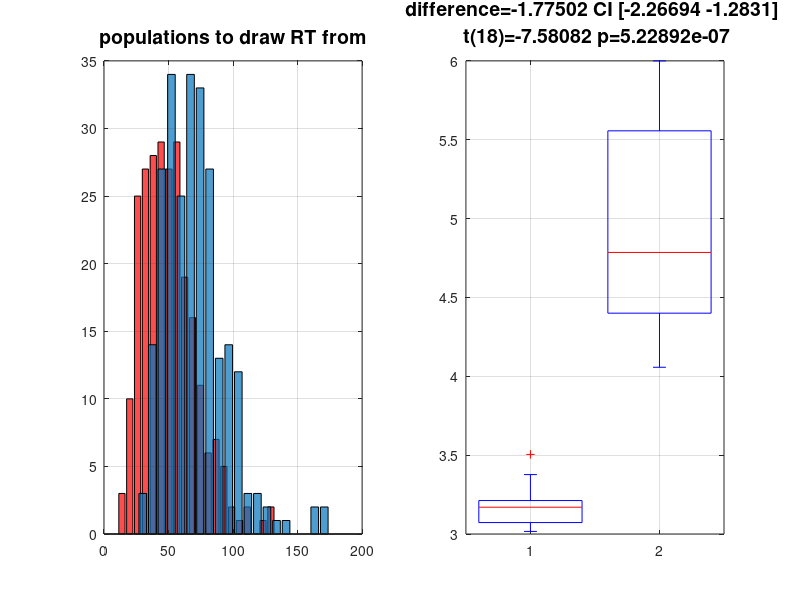

Recreate this plot in MATLAB. (Note: this script raises an error after producing the figure.)
% variable impulse vs variable epoch model
% this simulation is designed to explore the effect
% of variable epoch lenghth not only on a voxel where
% this effect exist but also on a voxel where it doesn't
% and we look if there is a better trade off in terms in
% modelling so that we can detect well both types and still
% make inferences about which one has variable epoch using
% derivative information
% ------------------------
% Cyril Pernet 23-07-2014

% RT distribution -- we take here RT for decisions which are 'easy'
% ie relatively fast, in the order of 1 to 2 sec
N = 500;
RT_condition1 = NaN(1,N);
RT_condition2 = NaN(1,N);
 for event = 1:N % draw 100 random data from a gamma distribution
    if mod(event,2) == 0
    RT_condition1(event) = gamrnd(5,10);
    else
    RT_condition2(event) = gamrnd(5,10) +20; % cond1/cond2 differ 
    end
end
RT_condition1(isnan(RT_condition1))=[];
RT_condition2(isnan(RT_condition2))=[];
figure; 
set(gcf,'Color','w','InvertHardCopy','off', 'units','normalized', ...
    'outerposition',[0 0 1 1])
subplot(1,2,1);
[h1,x1]=hist(RT_condition1,20);
[h2,x2]=hist(RT_condition2,20);
bar(x1, h1, 'r'); hold on; bar(x2, h2);
h=findobj(gca, 'Type', 'patch');
set (h, 'FaceAlpha', 0.7); grid on
title('populations to draw RT from','FontSize',14);
% rescale to maximum 6 
Scale = max([RT_condition1 RT_condition2])/6; 
RT_condition1 = RT_condition1./Scale;
RT_condition2 = RT_condition2./Scale;
% cut data from 3 and keep only 10 data points
RT_condition1(RT_condition1<3) = [];
RT_condition1 = sort(RT_condition1);
RT_condition1 = RT_condition1(1:10);
RT_condition2(RT_condition2<1) = [];
RT_condition2 = sort(RT_condition2,'descend');
RT_condition2 = RT_condition2(1:10);
% check we have nice differences between conditions
subplot(1,2,2);boxplot([RT_condition1' RT_condition2'])
[H,P,CI,STATS] = ttest2(RT_condition1,RT_condition2);
D = mean(RT_condition1)-mean(RT_condition2);
title(sprintf('difference=%g CI [%g %g] \n t(%g)=%g p=%g' ...
    ,D,CI(1),CI(2),STATS.df,STATS.tstat,P),'FontSize',14);
grid on; 

%% BOLD simulation
% now make 2 voxels with 2 conditions
% voxel 1 duration = 0 
% voxel 2 duration = RT 
% note that for ease of interpretation 
% I work using the super-sampled design 

% hemodynamic response function
% hrf model using SPM function 
% --------------------------- 
xBF.dt = 0.5;
xBF.name = 'hrf (with time and dispersion derivative)'; 
xBF.length = 32; % over a 20 sec window 
xBF.order = 1; 
xBF.T = 30;
xBF = spm_get_bf(xBF);
xBF.UNITS = 'secs';

% make different BOLD data
scale1 = detrend(RT_condition1,'constant').*100;
scale1 = abs(scale1 ./ min(scale1)) ; % stimulus intensity 
scale2 = detrend(RT_condition2,'constant').*100;
scale2 = abs(scale2 ./ min(scale2));
onsets = [1 31 81 93 161 201 218 291 321 361];
duration = round(mean([RT_condition1 RT_condition2])*2); 
Y1 = zeros(500,1); % condition 1, with 0ms duration
Y2 = zeros(500,1); % condition 2, with 0ms duration 
                   % but we have intensity differences proportional to RT
Y3 = zeros(500,1); % condition 2, with 0ms duration
Y4 = zeros(500,1); % condition 2, with RT duration
X1 = zeros(500,1); % model of event 
X2 = zeros(500,1); % model of blocks of mean RT
X3 = zeros(500,1); % model of blocks of RT condition 1
X4 = zeros(500,1); % model of blocks of RT condition 2
for i=1:10
    Y1(onsets(i)) = scale1(i); % finite impulse of different intensities
    Y2(onsets(i)) = scale2(i) ; 
    X1(onsets(i)) = 1; % design matrix with stim onset
    X2(onsets(i):(onsets(i)+duration-1)) = 1; % design matrix with stim onset
    stop = onsets(i) + round(RT_condition1(i)*2) -1;
    Y3(onsets(i):stop) = 1; % epoch = RT
    X3(onsets(i):stop) = 1;
    stop = onsets(i) + round(RT_condition2(i)*2) -1;
    Y4(onsets(i):stop) = 1; % epoch = RT
    X4(onsets(i):stop) = 1;
end 
Y1 = conv(Y1+randn(500,1)./10,xBF.bf(:,1)); Y1 = Y1(1:400)+100;
Y2 = conv(Y2+randn(500,1)./10,xBF.bf(:,1)); Y2 = Y2(1:400)+100;
Y3 = conv(Y3,xBF.bf(:,1))+conv(rand(500,1),xBF.bf(:,1)); Y3 = Y3(1:400)+100;
Y4 = conv(Y4,xBF.bf(:,1))+conv(rand(500,1),xBF.bf(:,1)); Y4 = Y4(1:400)+100;
figure; subplot(2,1,1);
plot(Y1,'LineWidt',2); hold on; plot(Y2,'r','LineWidt',2);
grid on; title('Neural Intensity difference model'); subplot(2,1,2);
plot(Y3,'LineWidt',2); hold on; plot(Y4,'k','LineWidt',2); 
                                 % what is evident from this is that the 
                                 % variable epoch not only give different 
                                 % intensities but also dynamic
grid on; title('Neural duration difference model');

%% data modelling
% data modelling
% for simplicity - assume Y1/Y2 are the same voxel and we fit X to it
% same for Y3/Y4 ; it just easier to see data fit when done individually
% the mean RT blocks + paramtetric model comes from Munford & Poldrack 2014
% Adjusting mean activation for reaction time effects in BOLD fMRI
% which was presented ath the OHBM conference

%% model data for a voxel with intensity change
Y = [Y1 ; Y2];
SStotal = norm(Y-mean(Y)).^2;
[~,~,~,stat]=ttest2(Y2,Y1);

% -> clearly for a voxel where only intensity changes, model 2 doesn't work
% -> model 3 (hrf + parametric) is a priori the best
% -> using mean RT will not work (although here is is mean to roughly
% follow by using intensities that are correlated with duration)
% -> the question is how mean RT + parametric using BF to accomodate the
% mismatch is going to behave

% model 1: GLM with FIR convolved by the hfr only
x1 = conv(X1,xBF.bf(:,1)); x1 = x1(1:400)+100;
X = [[x1;zeros(400,1)] [zeros(400,1);x1] ones(800,1)];
b = pinv(X)*Y; 
Yhat = X*b;
SSeffect = norm(Yhat-mean(Yhat)).^2;
R2 = SSeffect / SStotal;
P = X*pinv(X); % H matrix 
R = eye(size(Y,1)) - P; 
variance = ((R*Y)'*(R*Y)) / (size(Y,1)-rank(X));
C = [-1 1 0]; % contrast for condition 2 > condition 1
T_con = (C*b) ./ sqrt(variance.*(C*pinv(X'*X)*C')); % T value
p_con = 2*(1-spm_Tcdf(T_con, (size(Y,1)-rank(X)))); 
figure ; set(gcf,'Color','w','InvertHardCopy','off', ...
    'units','normalized','outerposition',[0 0 1 1])
subplot(3,1,1); 
plot(Y1,'LineWidth',2); hold on
plot(Yhat(1:400),'--','LineWidth',2); 
plot(Y2,'r','LineWidth',2); 
plot(Yhat(401:end),'--r','LineWidth',2); grid on; axis tight
D = mean(Y1-Y2);
Dhat = mean(Yhat(1:400)-Yhat(401:end));
Difference_real_model = D-Dhat;
title(sprintf('fixed event model: R2=%g diff data model =%g C1 vs C2 t real=%g t model=%g',R2,Difference_real_model,stat.tstat,T_con))

% model 2: GLM with RT convolved by the hfr only (= variable epoch model)
x1 = conv(X3,xBF.bf(:,1)); x1 = x1(1:400)+100;
x2 = conv(X4,xBF.bf(:,1)); x2 = x2(1:400)+100;
X = [[x1;zeros(400,1)] [zeros(400,1);x2] ones(800,1)];
b = pinv(X)*Y; 
Yhat = X*b;
SSeffect = norm(Yhat-mean(Yhat)).^2;
R2 = SSeffect / SStotal;
P = X*pinv(X); % H matrix 
R = eye(size(Y,1)) - P; 
variance = ((R*Y)'*(R*Y)) / (size(Y,1)-rank(X));
C = [-1 1 0]; % contrast for condition 2 > condition 1
T_con = (C*b) ./ sqrt(variance.*(C*pinv(X'*X)*C')); % T value
p_con = 2*(1-spm_Tcdf(T_con, (size(Y,1)-rank(X)))); 
subplot(3,1,2); 
plot(Y1,'LineWidth',2); hold on
plot(Yhat(1:400),'--','LineWidth',2); 
plot(Y2,'r','LineWidth',2); 
plot(Yhat(401:end),'--r','LineWidth',2); grid on; axis tight
D = mean(Y1-Y2);
Dhat = mean(Yhat(1:400)-Yhat(401:end));
Difference_real_model = D-Dhat;
title(sprintf('variable epoch model: R2=%g diff data model =%g C1 vs C2 t real=%g t model=%g',R2,Difference_real_model,stat.tstat,T_con))

% model 3: GLM with FIR + PM regressors convolved by the hfr only 
% (= variable impulse model)
x1 = conv(X1,xBF.bf(:,1)); x1 = x1(1:400)+100;
x2 = X1; x2(X1==1) = detrend(RT_condition1,'constant'); % mean center RT
x2 = conv(x2,xBF.bf(:,1)); x2 = x2(1:400)+100;
XPM1 = spm_orth([x1 x2]); % x with parameteric modulation for Y1
x2 = X1; x2(X1==1) = detrend(RT_condition2,'constant'); 
x2 = conv(x2,xBF.bf(:,1)); x2 = x2(1:400)+100;
XPM2 = spm_orth([x1 x2]); % x with parameteric modulation for Y2
X = [[XPM1;zeros(400,2)] [zeros(400,2);XPM2] ones(800,1)];
b = pinv(X)*Y; 
Yhat = X*b;
SSeffect = norm(Yhat-mean(Yhat)).^2;
R2 = SSeffect / SStotal;
P = X*pinv(X); % H matrix 
R = eye(size(Y,1)) - P; 
variance = ((R*Y)'*(R*Y)) / (size(Y,1)-rank(X));
C = [-1 0 1 0 0]; % contrast for condition 2 > condition 1
T_con = (C*b) ./ sqrt(variance.*(C*pinv(X'*X)*C')); % T value
subplot(3,1,3); 
plot(Y1,'LineWidth',2); hold on; 
plot(Y2,'r','LineWidth',2); 
plot(Yhat(1:400),'--','LineWidth',2);
plot(Yhat(401:end),'--r','LineWidth',2); grid on; axis tight
D = mean(Y1-Y2);
Dhat = mean(Yhat(1:400)-Yhat(401:end));
Difference_real_model = D-Dhat;
title(sprintf('event + parametric model: R2=%g diff data model =%g C1 vs C2 t real=%g t model=%g ',R2,Difference_real_model,stat.tstat,T_con))

% let's gain a little insight of how the parametric model works
figure ; 
set(gcf,'Color','w','InvertHardCopy','off', 'units','normalized',...
    'outerposition',[0 0 1 1])
subplot(2,1,1);
plot(Y1,'LineWidth',2); hold on
yhat = X(:,[1 5])*b([1 5]);
plot(yhat(1:400),'k','LineWidth',2);
plot(Yhat(1:400),'r','LineWidth',2);
legend('Y1','hrf regressor','hrf+modulation')
grid on; subplot(2,1,2);
plot(Y2,'LineWidth',2); hold on
yhat = X(:,[3 5])*b([3 5]);
plot(yhat(401:end),'k','LineWidth',2);
plot(Yhat(401:end),'r','LineWidth',2);
legend('Y2','hrf regressor','hrf+modulation')
grid on; 

% model 4: GLM with FIR + PM regressors convolved by basis functions
x11 = conv(X1,xBF.bf(:,1)); x11 = x11(1:400)+100;
x12 = conv(X1,xBF.bf(:,2)); x12 = x12(1:400)+100;
x13 = conv(X1,xBF.bf(:,3)); x13 = x13(1:400)+100;
x2 = X1; x2(X1==1) = detrend(RT_condition1,'constant'); % mean center RT
x21 = conv(x2,xBF.bf(:,1)); x21 = x21(1:400)+100;
x22 = conv(x2,xBF.bf(:,2)); x22 = x22(1:400)+100;
x23 = conv(x2,xBF.bf(:,3)); x23 = x23(1:400)+100;
XPM1 = spm_orth([x11 x12 x13 x21 x22 x23]); % x with PM for Y1
x2 = X1; x2(X1==1) = detrend(RT_condition2,'constant'); 
x21 = conv(x2,xBF.bf(:,1)); x21 = x21(1:400)+100;
x22 = conv(x2,xBF.bf(:,2)); x22 = x22(1:400)+100;
x23 = conv(x2,xBF.bf(:,3)); x23 = x23(1:400)+100;
XPM2 = spm_orth([x11 x12 x13 x21 x22 x23]); % x with PM for Y2
X = [[XPM1;zeros(400,6)] [zeros(400,6);XPM2] ones(800,1)];
b = pinv(X)*Y; 
Yhat = X*b;
SSeffect = norm(Yhat-mean(Yhat)).^2;
R2 = SSeffect / SStotal;
P = X*pinv(X); % H matrix 
R = eye(size(Y,1)) - P; 
variance = ((R*Y)'*(R*Y)) / (size(Y,1)-rank(X));
C = [-1 0 0 0 0 0 1 0 0 0 0 0 0]; % contrast for condition 2 > condition 1
T_con = (C*b) ./ sqrt(variance.*(C*pinv(X'*X)*C')); % T value
% note that here really we need a F contrast spanning the BF
figure
set(gcf,'Color','w','InvertHardCopy','off', 'units','normalized',...
    'outerposition',[0 0 1 1])
subplot(3,1,1); 
plot(Y1,'LineWidth',2); hold on; 
plot(Y2,'r','LineWidth',2); 
plot(Yhat(1:400),'--','LineWidth',2);
plot(Yhat(401:end),'--r','LineWidth',2); grid on; axis tight
D = mean(Y1-Y2);
Dhat = mean(Yhat(1:400)-Yhat(401:end));
Difference_real_model = D-Dhat;
title(sprintf('event*BF with parametric*BF model: R2=%g diff data model =%g C1 vs C2 t real=%g t model=%g',R2,Difference_real_model,stat.tstat,T_con))
subplot(3,1,2);
plot(Y1,'LineWidth',2); hold on
yhat = X(:,[1 2 3 13])*b([1 2 3 13]);
plot(yhat(1:400),'k','LineWidth',2);
plot(Yhat(1:400),'r','LineWidth',2);
legend('Y1','BF regressor','BF+modulation')
grid on; subplot(3,1,3);
plot(Y2,'LineWidth',2); hold on
yhat = X(:,[7 8 9 13])*b([7 8 9 13]);
plot(yhat(401:end),'k','LineWidth',2);
plot(Yhat(401:end),'r','LineWidth',2);
legend('Y2','BF regressor','BF+modulation')
grid on;

% model 5: GLM with mean RT + PM regressors convolved by the hfr only
x1 = conv(X2,xBF.bf(:,1)); x1 = x1(1:400)+100;
PM = repmat(detrend(RT_condition1,'constant')',[1,duration])';
x2 = X2; x2(X2==1) = PM(:); % mean center RT
x2 = conv(x2,xBF.bf(:,1)); x2 = x2(1:400)+100;
XPM1 = spm_orth([x1 x2]); % x with parameteric modulation for Y1
PM = repmat(detrend(RT_condition2,'constant')',[1,duration])';
x2 = X2; x2(X2==1) = PM(:); % mean center RT
x2 = conv(x2,xBF.bf(:,1)); x2 = x2(1:400)+100;
XPM2 = spm_orth([x1 x2]); % x with parameteric modulation for Y2
X = [[XPM1;zeros(400,2)] [zeros(400,2);XPM2] ones(800,1)];
b = pinv(X)*Y; 
Yhat = X*b;
SSeffect = norm(Yhat-mean(Yhat)).^2;
R2 = SSeffect / SStotal;
P = X*pinv(X); % H matrix 
R = eye(size(Y,1)) - P; 
variance = ((R*Y)'*(R*Y)) / (size(Y,1)-rank(X));
C = [-1 0 1 0 0]; % contrast for condition 2 > condition 1
T_con = (C*b) ./ sqrt(variance.*(C*pinv(X'*X)*C')); % T value
figure
set(gcf,'Color','w','InvertHardCopy','off', 'units','normalized',...
    'outerposition',[0 0 1 1])
subplot(3,1,1); 
plot(Y1,'LineWidth',2); hold on; 
plot(Y2,'r','LineWidth',2); 
plot(Yhat(1:400),'--','LineWidth',2);
plot(Yhat(401:end),'--r','LineWidth',2); grid on; axis tight
D = mean(Y1-Y2);
Dhat = mean(Yhat(1:400)-Yhat(401:end));
Difference_real_model = D-Dhat;
title(sprintf('mean RT + parametric model: R2=%g diff data model =%g C1 vs C2 t real=%g t model=%g ',R2,Difference_real_model,stat.tstat,T_con))
subplot(3,1,2);
plot(Y1,'LineWidth',2); hold on
yhat = X(:,[1 5])*b([1 5]);
plot(yhat(1:400),'k','LineWidth',2);
plot(Yhat(1:400),'r','LineWidth',2);
legend('Y1','hrf regressor','hrf+modulation')
grid on; subplot(3,1,3);
plot(Y2,'LineWidth',2); hold on
yhat = X(:,[3 5])*b([3 5]);
plot(yhat(401:end),'k','LineWidth',2);
plot(Yhat(401:end),'r','LineWidth',2);
legend('Y2','hrf regressor','hrf+modulation')
grid on; 

% model 6: GLM with mean RT + PM regressors convolved by basis functions 
% adding BF will accomodate well the mismatched durations -- note there is 
% no point to comparing to a fixed event model with BF since there is no
% time shift in those 2 time series
x11 = conv(X2,xBF.bf(:,1)); x11 = x11(1:400)+100;
x12 = conv(X2,xBF.bf(:,2)); x12 = x12(1:400)+100;
x13 = conv(X2,xBF.bf(:,3)); x13 = x13(1:400)+100;
PM = repmat(detrend(RT_condition1,'constant')',[1,duration])';
x2 = X2; x2(X2==1) = PM(:); % mean center RT
x21 = conv(x2,xBF.bf(:,1)); x21 = x21(1:400)+100;
x22 = conv(x2,xBF.bf(:,2)); x22 = x22(1:400)+100;
x23 = conv(x2,xBF.bf(:,3)); x23 = x23(1:400)+100;
XPM1 = spm_orth([x11 x12 x13 x21 x22 x23]); % x with PM for Y1
PM = repmat(detrend(RT_condition2,'constant')',[1,duration])';
x2 = X2; x2(X2==1) = PM(:); % mean center RT
x21 = conv(x2,xBF.bf(:,1)); x21 = x21(1:400)+100;
x22 = conv(x2,xBF.bf(:,2)); x22 = x22(1:400)+100;
x23 = conv(x2,xBF.bf(:,3)); x23 = x23(1:400)+100;
XPM2 = spm_orth([x11 x12 x13 x21 x22 x23]); % x with PM for Y2
X = [[XPM1;zeros(400,6)] [zeros(400,6);XPM2] ones(800,1)];
b = pinv(X)*Y; 
Yhat = X*b;
SSeffect = norm(Yhat-mean(Yhat)).^2;
R2 = SSeffect / SStotal;
P = X*pinv(X); % H matrix 
R = eye(size(Y,1)) - P; 
variance = ((R*Y)'*(R*Y)) / (size(Y,1)-rank(X));
C = [-1 0 0 0 0 0 1 0 0 0 0 0 0]; % contrast for condition 2 > condition 1
T_con = (C*b) ./ sqrt(variance.*(C*pinv(X'*X)*C')); % T value
% note that here really we need a F contrast spanning the BF
figure
set(gcf,'Color','w','InvertHardCopy','off', 'units','normalized',...
    'outerposition',[0 0 1 1])
subplot(3,1,1); 
plot(Y1,'LineWidth',2); hold on; 
plot(Y2,'r','LineWidth',2); 
plot(Yhat(1:400),'--','LineWidth',2);
plot(Yhat(401:end),'--r','LineWidth',2); grid on; axis tight
D = mean(Y1-Y2);
Dhat = mean(Yhat(1:400)-Yhat(401:end));
Difference_real_model = D-Dhat;
title(sprintf('mean RT*BF + parametric*BF model: R2=%g diff data model =%g C1 vs C2 t real=%g t model=%g',R2,Difference_real_model,stat.tstat,T_con))
subplot(3,1,2);
plot(Y1,'LineWidth',2); hold on
yhat = X(:,[1 2 3 13])*b([1 2 3 13]);
plot(yhat(1:400),'k','LineWidth',2);
plot(Yhat(1:400),'r','LineWidth',2);
legend('Y1','BF regressor','BF+modulation')
grid on; subplot(3,1,3);
plot(Y2,'LineWidth',2); hold on
yhat = X(:,[7 8 9 13])*b([7 8 9 13]);
plot(yhat(401:end),'k','LineWidth',2);
plot(Yhat(401:end),'r','LineWidth',2);
legend('Y2','BF','BF+modulation')
grid on;

% assuming we model data using this model 6 -- how can we know the effect
% is due to differences in neural intensity
figure
set(gcf,'Color','w','InvertHardCopy','off', 'units','normalized',...
    'outerposition',[0 0 1 1])
subplot(2,1,1);
plot(Y1,'LineWidth',2); hold on
yhat = X(:,[1 13])*b([1 13]);
plot(yhat(1:400),'g','LineWidth',2);
yhat = X(:,[1 2 13])*b([1 2 13]);
plot(yhat(1:400),'c','LineWidth',2);
yhat = X(:,[1 3 13])*b([1 3 13]);
plot(yhat(1:400),'r','LineWidth',2);
legend('Y1','mean RT regressor','mean RT with time deriv',...
    'mean RT with disp deriv')
grid on; 

% -> the mean RT creates time delays well compensated by the 1st derivative
% in model 4, the time deriv is significant too - is that a problem? 
C = [0 1 0 0 0 0 0 1 0 0 0 0 0]; % contrast for time derivative
T_con1 = (C*b) ./ sqrt(variance.*(C*pinv(X'*X)*C')); % T value
p_con1 = 2*(1-spm_Tcdf(T_con1, (size(Y,1)-rank(X))));
C = [0 0 1 0 0 0 0 0 1 0 0 0 0]; % contrast for disp derivative
T_con2 = (C*b) ./ sqrt(variance.*(C*pinv(X'*X)*C')); % T value
p_con2 = 2*(1-spm_Tcdf(T_con2, (size(Y,1)-rank(X))));
title(sprintf('model for the mean RT regressor \n time deriv t=%g p-%g disper deriv t=%g p=%g',T_con1,p_con1,T_con2,p_con2))

subplot(2,1,2);
plot(Y1,'LineWidth',2); hold on
yhat = X(:,[1 4 13])*b([1 4 13]);
plot(yhat(1:400),'g','LineWidth',2);
yhat = X(:,[1 2 4 5 13])*b([1 2 4 5 13]);
plot(yhat(1:400),'c','LineWidth',2);
yhat = X(:,[1 3 4 6 13])*b([1 3 4 6 13]);
plot(yhat(1:400),'r','LineWidth',2);
legend('Y1','mean RT+PM regressor','mean RT+PM with time deriv','mean RT+PM with disp deriv')
grid on; 

% --> PM derivatives don't add much - they are significant but we can't
% interprete much from this
C = [0 0 0 0 1 0 0 0 0 0 1 0 0]; % contrast for PM time derivative
T_con1 = (C*b) ./ sqrt(variance.*(C*pinv(X'*X)*C')); % T value
p_con1 = 2*(1-spm_Tcdf(T_con1, (size(Y,1)-rank(X))));
C = [0 0 0 0 0 1 0 0 0 0 0 1 0]; % contrast for PM disp derivative
T_con2 = (C*b) ./ sqrt(variance.*(C*pinv(X'*X)*C')); % T value
p_con2 = 2*(1-spm_Tcdf(T_con2, (size(Y,1)-rank(X))));
title(sprintf('model for the mean RT+PM regressor \n PM time deriv t=%g p-%g PM disper deriv t=%g p=%g',T_con1,p_con1,T_con2,p_con2))


%% model data for a voxel with duration change
Y = [Y3 ; Y4];
SStotal = norm(Y-mean(Y)).^2;
[h,p,ci,stat]=ttest2(Y4,Y3);

% model 1: GLM with FIR convolved by the hfr only
x1 = conv(X1,xBF.bf(:,1)); x1 = x1(1:400)+100;
X = [[x1;zeros(400,1)] [zeros(400,1);x1] ones(800,1)];
b = pinv(X)*Y; 
Yhat = X*b;
SSeffect = norm(Yhat-mean(Yhat)).^2;
R2 = SSeffect / SStotal;
P = X*pinv(X); % H matrix 
R = eye(size(Y,1)) - P; 
variance = ((R*Y)'*(R*Y)) / (size(Y,1)-rank(X));
C = [-1 1 0]; % contrast for condition 2 > condition 1
T_con = (C*b) ./ sqrt(variance.*(C*pinv(X'*X)*C')); % T value
p_con = 2*(1-spm_Tcdf(T_con, (size(Y,1)-rank(X)))); 
figure ; set(gcf,'Color','w','InvertHardCopy','off', 'units',...
    'normalized','outerposition',[0 0 1 1])
subplot(3,1,1); 
plot(Y3,'LineWidth',2); hold on
plot(Yhat(1:400),'--','LineWidth',2); 
plot(Y4,'r','LineWidth',2); 
plot(Yhat(401:end),'--r','LineWidth',2); grid on; axis tight
D = mean(Y3-Y4);
Dhat = mean(Yhat(1:400)-Yhat(401:end));
Difference_real_model = D-Dhat;
title(sprintf('fixed event model: R2=%g diff data model =%g C1 vs C2 t real=%g t model=%g',R2,Difference_real_model,stat.tstat,T_con))

% model 2: GLM with RT convolved by the hfr only (= variable epoch model)
x1 = conv(X3,xBF.bf(:,1)); x1 = x1(1:400)+100;
x2 = conv(X4,xBF.bf(:,1)); x2 = x2(1:400)+100;
X = [[x1;zeros(400,1)] [zeros(400,1);x2] ones(800,1)];
b = pinv(X)*Y; 
Yhat = X*b;
SSeffect = norm(Yhat-mean(Yhat)).^2;
R2 = SSeffect / SStotal;
P = X*pinv(X); % H matrix 
R = eye(size(Y,1)) - P; 
variance = ((R*Y)'*(R*Y)) / (size(Y,1)-rank(X));
C = [-1 1 0]; % contrast for condition 2 > condition 1
T_con = (C*b) ./ sqrt(variance.*(C*pinv(X'*X)*C')); % T value
p_con = 2*(1-spm_Tcdf(T_con, (size(Y,1)-rank(X)))); 
subplot(3,1,2); 
plot(Y3,'LineWidth',2); hold on
plot(Yhat(1:400),'--','LineWidth',2); 
plot(Y4,'r','LineWidth',2); 
plot(Yhat(401:end),'--r','LineWidth',2); grid on; axis tight
D = mean(Y3-Y4);
Dhat = mean(Yhat(1:400)-Yhat(401:end));
Difference_real_model = D-Dhat;
title(sprintf('variable epoch model: R2=%g diff data model =%g C1 vs C2 t real=%g t model=%g',R2,Difference_real_model,stat.tstat,T_con))

% model 3: GLM with FIR + PM regressors convolved by the hfr only 
% (= variable impulse model)
x1 = conv(X1,xBF.bf(:,1)); x1 = x1(1:400)+100;
x2 = X1; x2(X1==1) = detrend(RT_condition1,'constant'); % mean center RT
x2 = conv(x2,xBF.bf(:,1)); x2 = x2(1:400)+100;
XPM1 = spm_orth([x1 x2]); % x with parameteric modulation for Y1
x2 = X1; x2(X1==1) = detrend(RT_condition2,'constant'); 
x2 = conv(x2,xBF.bf(:,1)); x2 = x2(1:400)+100;
XPM2 = spm_orth([x1 x2]); % x with parameteric modulation for Y2
X = [[XPM1;zeros(400,2)] [zeros(400,2);XPM2] ones(800,1)];
b = pinv(X)*Y; 
Yhat = X*b;
SSeffect = norm(Yhat-mean(Yhat)).^2;
R2 = SSeffect / SStotal;
P = X*pinv(X); % H matrix 
R = eye(size(Y,1)) - P; 
variance = ((R*Y)'*(R*Y)) / (size(Y,1)-rank(X));
C = [-1 0 1 0 0]; % contrast for condition 2 > condition 1
T_con = (C*b) ./ sqrt(variance.*(C*pinv(X'*X)*C')); % T value
subplot(3,1,3); 
plot(Y3,'LineWidth',2); hold on; 
plot(Y4,'r','LineWidth',2); 
plot(Yhat(1:400),'--','LineWidth',2);
plot(Yhat(401:end),'g','LineWidth',2); grid on; axis tight
D = mean(Y3-Y4);
Dhat = mean(Yhat(1:400)-Yhat(401:end));
Difference_real_model = D-Dhat;
title(sprintf('event + parametric model: R2=%g diff data model =%g C1 vs C2 t real=%g t model=%g ',R2,Difference_real_model,stat.tstat,T_con))

% let's gain a little insight of how the parametric model works
figure ; 
set(gcf,'Color','w','InvertHardCopy','off', 'units','normalized',...
    'outerposition',[0 0 1 1])
subplot(2,1,1);
plot(Y3,'LineWidth',2); hold on
yhat = X(:,[1 5])*b([1 5]);
plot(yhat(1:400),'k','LineWidth',2);
plot(Yhat(1:400),'r','LineWidth',2);
legend('Y3','hrf regressor','hrf+modulation')
grid on; subplot(2,1,2);
plot(Y4,'LineWidth',2); hold on
yhat = X(:,[3 5])*b([3 5]);
plot(yhat(401:end),'k','LineWidth',2);
plot(Yhat(401:end),'r','LineWidth',2);
legend('Y4','hrf regressor','hrf+modulation')
grid on; 

% model 4: GLM with FIR + PM regressors convolved by basis functions
x11 = conv(X1,xBF.bf(:,1)); x11 = x11(1:400)+100;
x12 = conv(X1,xBF.bf(:,2)); x12 = x12(1:400)+100;
x13 = conv(X1,xBF.bf(:,3)); x13 = x13(1:400)+100;
x2 = X1; x2(X1==1) = detrend(RT_condition1,'constant'); % mean center RT
x21 = conv(x2,xBF.bf(:,1)); x21 = x21(1:400)+100;
x22 = conv(x2,xBF.bf(:,2)); x22 = x22(1:400)+100;
x23 = conv(x2,xBF.bf(:,3)); x23 = x23(1:400)+100;
XPM1 = spm_orth([x11 x12 x13 x21 x22 x23]); % x with PM for Y1
x2 = X1; x2(X1==1) = detrend(RT_condition2,'constant'); 
x21 = conv(x2,xBF.bf(:,1)); x21 = x21(1:400)+100;
x22 = conv(x2,xBF.bf(:,2)); x22 = x22(1:400)+100;
x23 = conv(x2,xBF.bf(:,3)); x23 = x23(1:400)+100;
XPM2 = spm_orth([x11 x12 x13 x21 x22 x23]); % x with PM for Y2
X = [[XPM1;zeros(400,6)] [zeros(400,6);XPM2] ones(800,1)];
b = pinv(X)*Y; 
Yhat = X*b;
SSeffect = norm(Yhat-mean(Yhat)).^2;
R2 = SSeffect / SStotal;
P = X*pinv(X); % H matrix 
R = eye(size(Y,1)) - P; 
variance = ((R*Y)'*(R*Y)) / (size(Y,1)-rank(X));
C = [-1 0 0 0 0 0 1 0 0 0 0 0 0]; % contrast for condition 2 > condition 1
T_con = (C*b) ./ sqrt(variance.*(C*pinv(X'*X)*C')); % T value
% note that here really we need a F contrast spanning the BF
figure
set(gcf,'Color','w','InvertHardCopy','off', 'units','normalized',...
    'outerposition',[0 0 1 1])
subplot(3,1,1); 
plot(Y3,'LineWidth',2); hold on; 
plot(Y4,'r','LineWidth',2); 
plot(Yhat(1:400),'--','LineWidth',2);
plot(Yhat(401:end),'--r','LineWidth',2); grid on; axis tight
D = mean(Y3-Y4);
Dhat = mean(Yhat(1:400)-Yhat(401:end));
Difference_real_model = D-Dhat;
title(sprintf('event*BF with parametric*BF model: R2=%g diff data model =%g C1 vs C2 t real=%g t model=%g',R2,Difference_real_model,stat.tstat,T_con))
subplot(3,1,2);
plot(Y3,'LineWidth',2); hold on
yhat = X(:,[1 2 3 13])*b([1 2 3 13]);
plot(yhat(1:400),'k','LineWidth',2);
plot(Yhat(1:400),'r','LineWidth',2);
legend('Y3','BF regressor','BF+modulation')
grid on; subplot(3,1,3);
plot(Y4,'LineWidth',2); hold on
yhat = X(:,[7 8 9 13])*b([7 8 9 13]);
plot(yhat(401:end),'k','LineWidth',2);
plot(Yhat(401:end),'r','LineWidth',2);
legend('Y4','BF regressor','BF+modulation')
grid on;

% model 5: GLM with mean RT + PM regressors convolved by the hfr only
x1 = conv(X2,xBF.bf(:,1)); x1 = x1(1:400)+100;
PM = repmat(detrend(RT_condition1,'constant')',[1,duration])';
x2 = X2; x2(X2==1) = PM(:); % mean center RT
x2 = conv(x2,xBF.bf(:,1)); x2 = x2(1:400)+100;
XPM1 = spm_orth([x1 x2]); % x with parameteric modulation for Y1
PM = repmat(detrend(RT_condition2,'constant')',[1,duration])';
x2 = X2; x2(X2==1) = PM(:); % mean center RT
x2 = conv(x2,xBF.bf(:,1)); x2 = x2(1:400)+100;
XPM2 = spm_orth([x1 x2]); % x with parameteric modulation for Y2
X = [[XPM1;zeros(400,2)] [zeros(400,2);XPM2] ones(800,1)];
b = pinv(X)*Y; 
Yhat = X*b;
SSeffect = norm(Yhat-mean(Yhat)).^2;
R2 = SSeffect / SStotal;
P = X*pinv(X); % H matrix 
R = eye(size(Y,1)) - P; 
variance = ((R*Y)'*(R*Y)) / (size(Y,1)-rank(X));
C = [-1 0 1 0 0]; % contrast for condition 2 > condition 1
T_con = (C*b) ./ sqrt(variance.*(C*pinv(X'*X)*C')); % T value
figure
set(gcf,'Color','w','InvertHardCopy','off', 'units','normalized',...
    'outerposition',[0 0 1 1])
subplot(3,1,1); 
plot(Y3,'LineWidth',2); hold on; 
plot(Y4,'r','LineWidth',2); 
plot(Yhat(1:400),'--','LineWidth',2);
plot(Yhat(401:end),'--r','LineWidth',2); grid on; axis tight
D = mean(Y3-Y4);
Dhat = mean(Yhat(1:400)-Yhat(401:end));
Difference_real_model = D-Dhat;
title(sprintf('mean RT + parametric model: R2=%g diff data model =%g C1 vs C2 t real=%g t model=%g ',R2,Difference_real_model,stat.tstat,T_con))
subplot(3,1,2);
plot(Y3,'LineWidth',2); hold on
yhat = X(:,[1 5])*b([1 5]);
plot(yhat(1:400),'k','LineWidth',2);
plot(Yhat(1:400),'r','LineWidth',2);
legend('Y3','hrf regressor','hrf+modulation')
grid on; subplot(3,1,3);
plot(Y4,'LineWidth',2); hold on
yhat = X(:,[3 5])*b([3 5]);
plot(yhat(401:end),'k','LineWidth',2);
plot(Yhat(401:end),'r','LineWidth',2);
legend('Y4','hrf regressor','hrf+modulation')
grid on; 

% model 6: GLM with mean RT + PM regressors convolved by basis functions 
% adding BF will accomodate well the mismatched durations -- note there is 
% no point to comparing to a fixed event model with BF since there is no
% time shift in those 2 time series
x11 = conv(X2,xBF.bf(:,1)); x11 = x11(1:400)+100;
x12 = conv(X2,xBF.bf(:,2)); x12 = x12(1:400)+100;
x13 = conv(X2,xBF.bf(:,3)); x13 = x13(1:400)+100;
PM = repmat(detrend(RT_condition1,'constant')',[1,duration])';
x2 = X2; x2(X2==1) = PM(:); % mean center RT
x21 = conv(x2,xBF.bf(:,1)); x21 = x21(1:400)+100;
x22 = conv(x2,xBF.bf(:,2)); x22 = x22(1:400)+100;
x23 = conv(x2,xBF.bf(:,3)); x23 = x23(1:400)+100;
XPM1 = spm_orth([x11 x12 x13 x21 x22 x23]); % x with PM for Y1
PM = repmat(detrend(RT_condition2,'constant')',[1,duration])';
x2 = X2; x2(X2==1) = PM(:); % mean center RT
x21 = conv(x2,xBF.bf(:,1)); x21 = x21(1:400)+100;
x22 = conv(x2,xBF.bf(:,2)); x22 = x22(1:400)+100;
x23 = conv(x2,xBF.bf(:,3)); x23 = x23(1:400)+100;
XPM2 = spm_orth([x11 x12 x13 x21 x22 x23]); % x with PM for Y2
X = [[XPM1;zeros(400,6)] [zeros(400,6);XPM2] ones(800,1)];
b = pinv(X)*Y; 
Yhat = X*b;
SSeffect = norm(Yhat-mean(Yhat)).^2;
R2 = SSeffect / SStotal;
P = X*pinv(X); % H matrix 
R = eye(size(Y,1)) - P; 
variance = ((R*Y)'*(R*Y)) / (size(Y,1)-rank(X));
C = [-1 0 0 0 0 0 1 0 0 0 0 0 0]; % contrast for condition 2 > condition 1
T_con = (C*b) ./ sqrt(variance.*(C*pinv(X'*X)*C')); % T value
% note that here really we need a F contrast spanning the BF
figure
set(gcf,'Color','w','InvertHardCopy','off', 'units','normalized',...
    'outerposition',[0 0 1 1])
subplot(3,1,1); 
plot(Y3,'LineWidth',2); hold on; 
plot(Y4,'r','LineWidth',2); 
plot(Yhat(1:400),'--','LineWidth',2);
plot(Yhat(401:end),'--r','LineWidth',2); grid on; axis tight
D = mean(Y3-Y4);
Dhat = mean(Yhat(1:400)-Yhat(401:end));
Difference_real_model = D-Dhat;
title(sprintf('mean RT*BF + parametric*BF model: R2=%g diff data model =%g C1 vs C2 t real=%g t model=%g',R2,Difference_real_model,stat.tstat,T_con))
subplot(3,1,2);
plot(Y3,'LineWidth',2); hold on
yhat = X(:,[1 2 3 13])*b([1 2 3 13]);
plot(yhat(1:400),'k','LineWidth',2);
plot(Yhat(1:400),'r','LineWidth',2);
legend('Y3','BF regressor','BF+modulation')
grid on; subplot(3,1,3);
plot(Y4,'LineWidth',2); hold on
yhat = X(:,[7 8 9 13])*b([7 8 9 13]);
plot(yhat(401:end),'k','LineWidth',2);
plot(Yhat(401:end),'r','LineWidth',2);
legend('Y4','BF','BF+modulation')
grid on;

% assuming we model data using this model 6 -- how can we know the effect
% is due to differences in neural intensity
figure
set(gcf,'Color','w','InvertHardCopy','off', 'units','normalized',...
    'outerposition',[0 0 1 1])
subplot(2,1,1);
plot(Y3,'LineWidth',2); hold on
yhat = X(:,[1 13])*b([1 13]);
plot(yhat(1:400),'g','LineWidth',2);
yhat = X(:,[1 2 13])*b([1 2 13]);
plot(yhat(1:400),'c','LineWidth',2);
yhat = X(:,[1 3 13])*b([1 3 13]);
plot(yhat(1:400),'r','LineWidth',2);
legend('Y3','mean RT regressor','mean RT with time deriv',...
    'mean RT with disp deriv')
grid on; 

% -> the mean RT creates time delays well compensated by the 1st derivative
% in model 4, the time deriv is significant too - is that a problem? 
C = [0 1 0 0 0 0 0 1 0 0 0 0 0]; % contrast for time derivative
T_con1 = (C*b) ./ sqrt(variance.*(C*pinv(X'*X)*C')); % T value
p_con1 = 2*(1-spm_Tcdf(T_con1, (size(Y,1)-rank(X))));
C = [0 0 1 0 0 0 0 0 1 0 0 0 0]; % contrast for disp derivative
T_con2 = (C*b) ./ sqrt(variance.*(C*pinv(X'*X)*C')); % T value
p_con2 = 2*(1-spm_Tcdf(T_con2, (size(Y,1)-rank(X))));
title(sprintf('model for the mean RT regressor \n time deriv t=%g p-%g disper deriv t=%g p=%g',T_con1,p_con1,T_con2,p_con2))

subplot(2,1,2);
plot(Y3,'LineWidth',2); hold on
yhat = X(:,[1 4 13])*b([1 4 13]);
plot(yhat(1:400),'g','LineWidth',2);
yhat = X(:,[1 2 4 5 13])*b([1 2 4 5 13]);
plot(yhat(1:400),'c','LineWidth',2);
yhat = X(:,[1 3 4 6 13])*b([1 3 4 6 13]);
plot(yhat(1:400),'r','LineWidth',2);
legend('Y3','mean RT+PM regressor','mean RT+PM with time deriv',...
    'mean RT+PM with disp deriv')
grid on; 

% --> PM derivatives don't add much - they are significant but we can't
% interprete much from this
C = [0 0 0 0 1 0 0 0 0 0 1 0 0]; % contrast for PM time derivative
T_con1 = (C*b) ./ sqrt(variance.*(C*pinv(X'*X)*C')); % T value
p_con1 = 2*(1-spm_Tcdf(T_con1, (size(Y,1)-rank(X))));
C = [0 0 0 0 0 1 0 0 0 0 0 1 0]; % contrast for PM disp derivative
T_con2 = (C*b) ./ sqrt(variance.*(C*pinv(X'*X)*C')); % T value
p_con2 = 2*(1-spm_Tcdf(T_con2, (size(Y,1)-rank(X))));
title(sprintf('model for the mean RT+PM regressor \n PM time deriv t=%g p-%g PM disper deriv t=%g p=%g',T_con1,p_con1,T_con2,p_con2))
